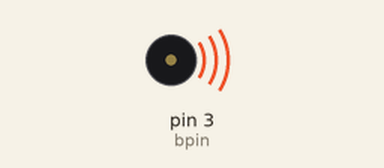
Simulated run of this sketch. Board: Arduino Uno, built with avr-gcc and run on an emulated ATmega328P. Shown: buzzer (waves = sounding).

Above: at 0.3 s.
Timing chart, 0 to 3.2 s (numbered marks = the images above):
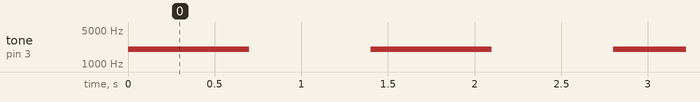

The sketch:

Buzzer.ino
```cpp
int bpin = 3;

void setup() {
  // put your setup code here, to run once:
  pinMode(bpin, OUTPUT);

}

void loop() {
  // put your main code here, to run repeatedly:
  tone(bpin,2000);
  delay(700);
  noTone(bpin);
  delay(700);
  tone(bpin,1000);

}
```

Measured:
- by itself, tone on pin 3 (bpin): alternates 2000 Hz for 0.70 s and silent for 0.70 s
